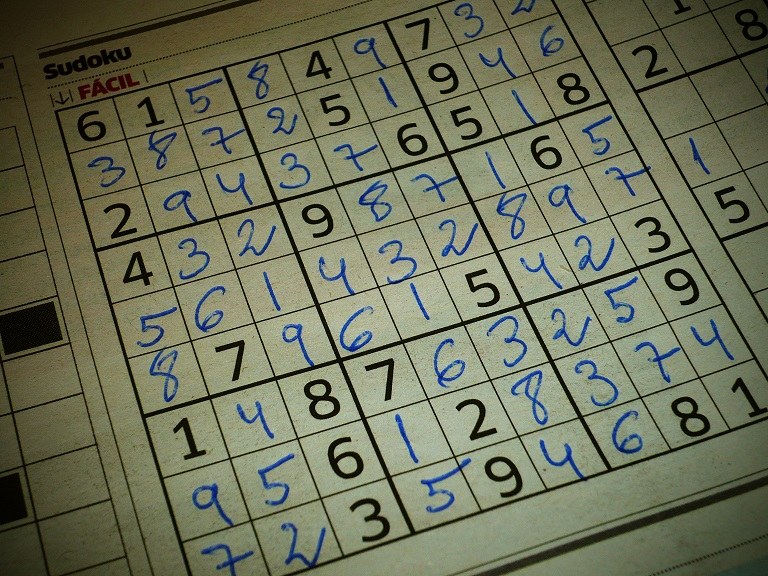
#> input picture images/soduku.jpg, 768 x 576 px
$ python LineDetection.py   (Python 2 division)
#> lines starting #> are read from the running program, lines starting #| are printed output that depends on the picture; after the words box and inside, x2 and y2 are one past the last pixel; in counts of white or black regions, pixels touching at a corner belong together
# in OpenCV 2 line detection algorithms:
# Hough Lines
# Probabilistic Hough Lines

# Common line equation: Y = mx + b
# For Hough it is different:
# p = xcos phi - ysin phi
# p is perpendicular distance (line) form the origin (left top corner in OpenCV)
# phi is the angle formed by the normal of this line to the origin (in radians). See picture in a bookmark


### HOUGH LINES
# cv2.HoughLines(binarized/thresholded image, p accuracy, phi accuracy, threshold)
# Threshold here is the minimum vote for it to be considered a line

import cv2
import numpy as np

image = cv2.imread('../images/soduku.jpg')
#> image is the input picture: shape (576, 768, 3); mean B, G, R 88.5, 112.9, 108.9

# Grayscale and Canny Edges extracted
gray = cv2.cvtColor(image, cv2.COLOR_BGR2GRAY)
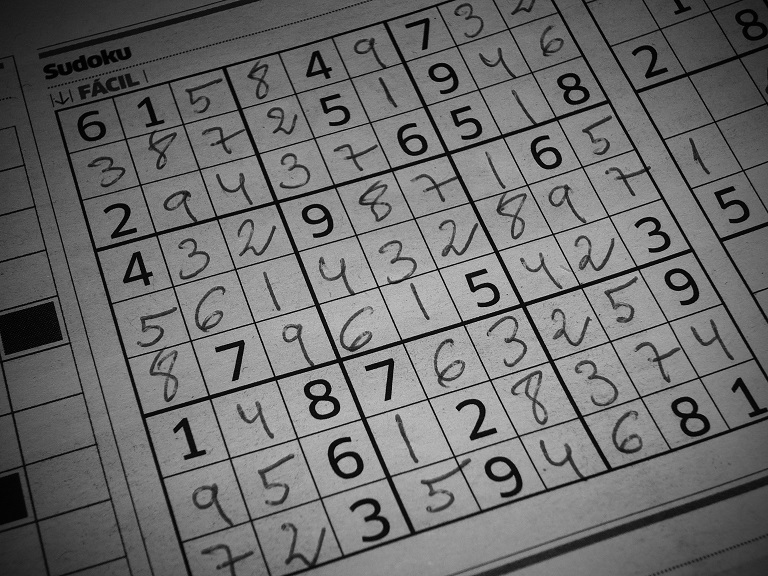
#> gray: shape (576, 768); min 0, max 210, mean 108.9
edges = cv2.Canny(gray, 100, 170, apertureSize = 3)
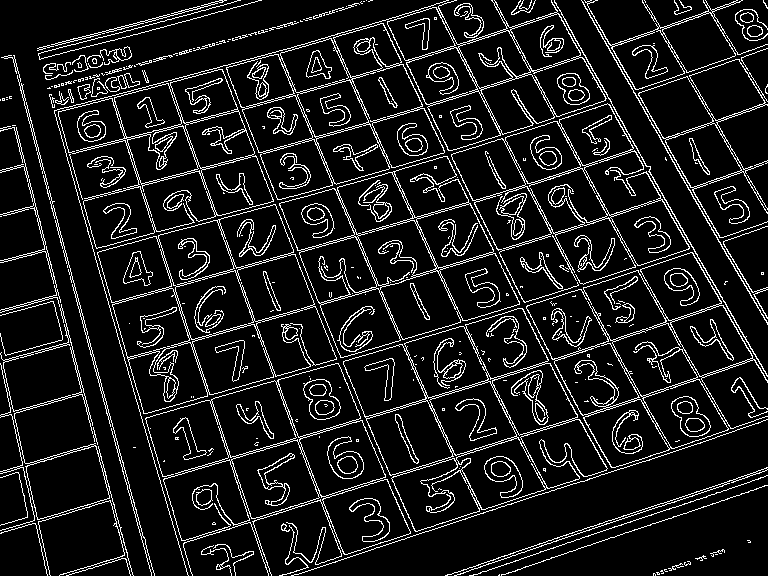
#> edges: shape (576, 768); 10.8% white in thin lines or dots

# Run HoughLines using a rho accuracy of 1 pixel
# theta accuracy of np.pi / 180 which is 1 degree
# Our line threshold is set to 240 (number of points on line)
lines = cv2.HoughLines(edges, 1, np.pi / 180, 240)
#> lines = 34 rows, first 8: [4, 2.88], [2, 2.88], [637, 1.26], [-77, 2.83], [507, 1.27], [-476, 2.62], [505, 1.27], [-130, 2.79]

# We iterate through each line and convert it to the format
# required by cv.lines (i.e. requiring end points)
for line in lines:
    for rho, theta in line:
# for rho, theta in lines[0]:
        a = np.cos(theta)
        b = np.sin(theta)
        x0 = a * rho
        y0 = b * rho
        x1 = int(x0 + 1000 * (-b))
        y1 = int(y0 + 1000 * (a))
        x2 = int(x0 - 1000 * (-b))
        y2 = int(y0 - 1000 * (a))
        cv2.line(image, (x1, y1), (x2, y2), (255, 0, 0), 2)  # getting end points of the lines
#> this loop made 34 passes
#> line on passes 1 to 12: [[4, 2.88]], [[2, 2.88]], [[637, 1.26]], [[-77, 2.83]], [[507, 1.27]], [[-476, 2.62]], [[505, 1.27]], [[-130, 2.79]], [[379, 1.29]], [[323, 1.29]], [[-21, 2.86]], [[634, 1.26]]
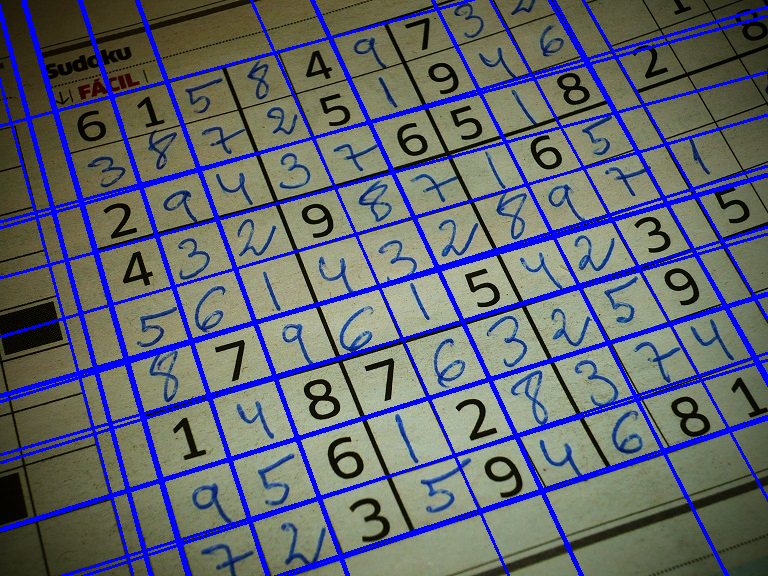
#> image: shape (576, 768, 3); 12.38% of pixels changed, all inside (x1, y1, x2, y2) = (0, 0, 768, 576)

cv2.imshow('Hough Lines', image)
cv2.waitKey(0)
cv2.destroyAllWindows()

### PROBABILISTIC HOUGH LINES
# cv2.HoughLinesP(binarized image, p accuracy, phi accuracy, threshold, minimum line length, max line gap)
# http://cmp.felk.cvut.cz/~matas/papers/matas-bmvc98.pdf

# Grayscale and Canny Edges extracted
gray = cv2.cvtColor(image, cv2.COLOR_BGR2GRAY)
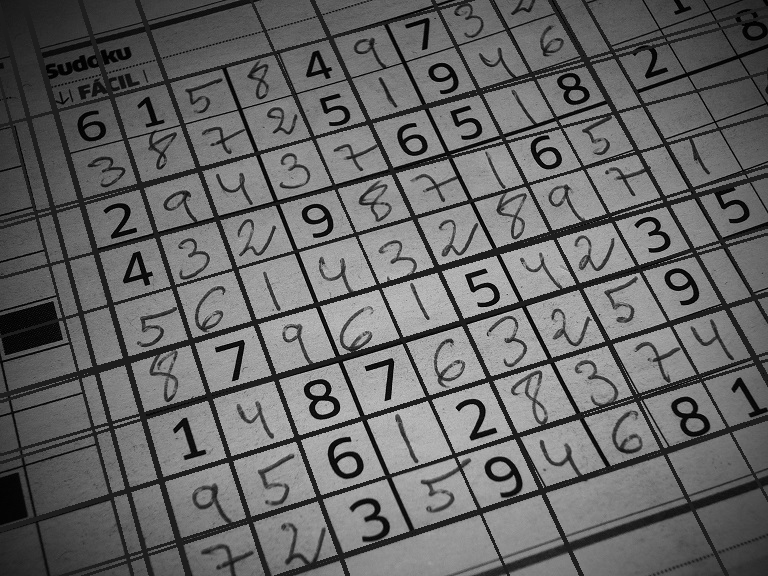
#> gray: shape (576, 768); min 0, max 209, mean 101.6
edges = cv2.Canny(gray, 100, 170, apertureSize = 3)
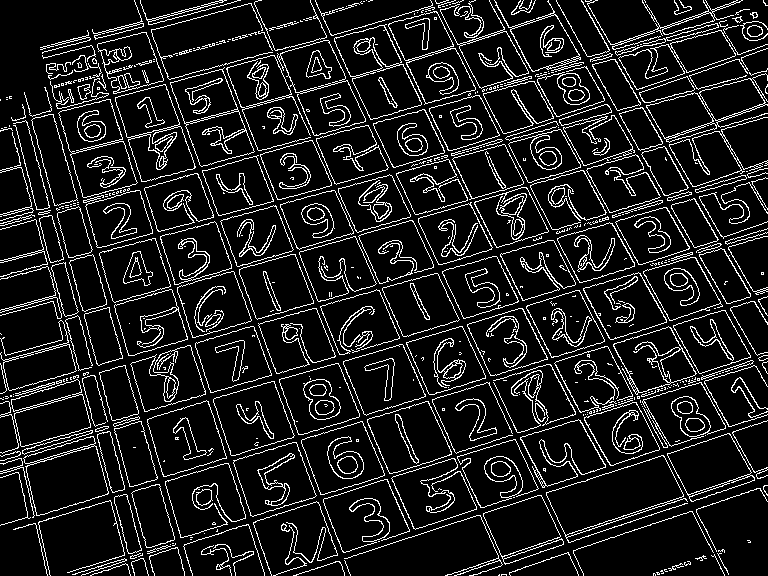
#> edges: shape (576, 768); 11.6% white in thin lines or dots

# Again we use the same rho and theta accuracies
# However, we specific a minimum vote (pts along line) of 100
# and Min line length of 5 pixels and max gap between lines of 10 pixels
lines = cv2.HoughLinesP(edges, 1, np.pi / 180, 200, 5, 10)
#> lines = 216 rows, first 6: [646, 422, 659, 448], [133, 491, 144, 488], [556, 361, 570, 357], [441, 396, 456, 392], [412, 220, 431, 260], [646, 328, 660, 324]
print lines.shape
#| (216, 1, 4)

for line in lines:
    for x1, y1, x2, y2 in line:
        cv2.line(image, (x1, y1), (x2, y2),(0, 255, 0), 3)
#> this loop made 216 passes
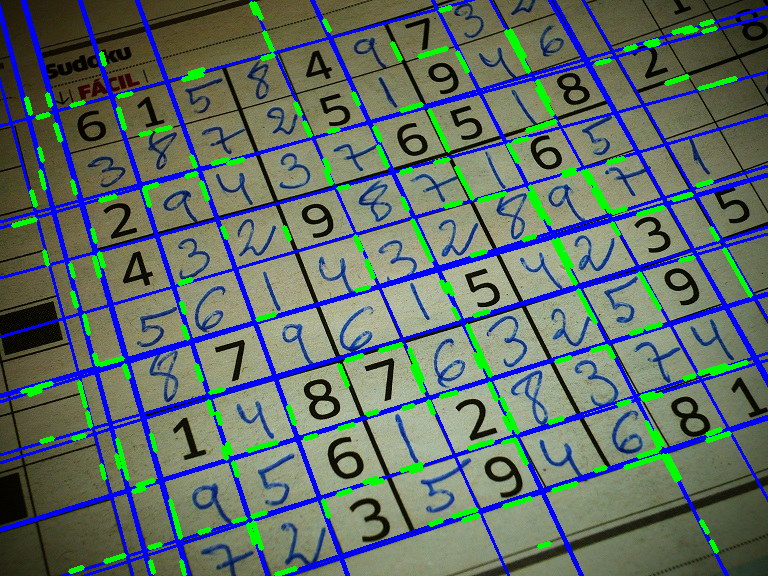
#> image: shape (576, 768, 3); 4.7% of pixels changed, all inside (x1, y1, x2, y2) = (11, 1, 753, 576)

cv2.imshow('Probabilistic Hough Lines', image)
cv2.waitKey(0)
cv2.destroyAllWindows()
